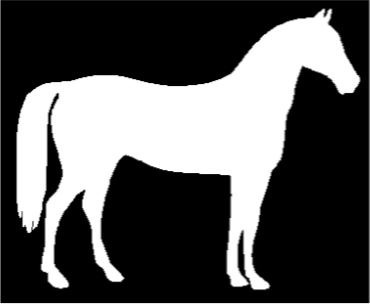
#> input picture Pertemuan 11/hourse.jpg, 370 x 304 px, given in place of kuda.png, which was not available
$ jupyter execute Skeleton.ipynb   (text cells are left out)
#> lines starting #> are read from the running program, lines starting #| are printed output that depends on the picture; after the words box and inside, x2 and y2 are one past the last pixel; in counts of white or black regions, pixels touching at a corner belong together; pictures that were not available may be replaced by others from this repository, and a replacement may not be noted
[cell 1]
import cv2
import numpy as np
from google.colab import files
from google.colab.patches import cv2_imshow
uploaded = files.upload()
#> the answer given: hourse.jpg

[cell 2]
# Read the image as a grayscale image
img = cv2.imread('kuda.png', 0)
#> img is the input picture: shape (304, 370); min 0, max 255, mean 86.3
cv2_imshow(img)

[cell 3]
# Threshold the image
ret,img = cv2.threshold(img, 127, 255, 0)
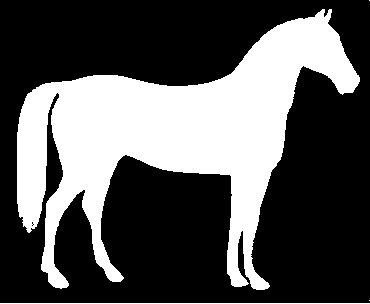
#> img: shape (304, 370); 33.6% white; 4 white regions (2 under 20 px), largest, box (x1, y1, x2, y2) and area: (17, 9, 360, 290) 37390, (0, 303, 370, 304) 370

# Step 1: Create an empty skeleton
size = np.size(img)
#> size = 112480
skel = np.zeros(img.shape, np.uint8)

# Get a Cross Shaped Kernel
element = cv2.getStructuringElement(cv2.MORPH_CROSS, (3,3))

# Repeat steps 2-4
while True:
    #Step 2: Open the image
    open = cv2.morphologyEx(img, cv2.MORPH_OPEN, element)
    #Step 3: Substract open from the original image
    temp = cv2.subtract(img, open)
    #Step 4: Erode the original image and refine the skeleton
    eroded = cv2.erode(img, element)
    skel = cv2.bitwise_or(skel,temp)
    img = eroded.copy()
    # Step 5: If there are no white pixels left ie.. the image has been completely eroded, quit the loop
    if cv2.countNonZero(img)==0:
        break
#> this loop made 53 passes
#> pass 1, `open = cv2.morphologyEx(img, cv2.MORPH_OPEN, element)`:
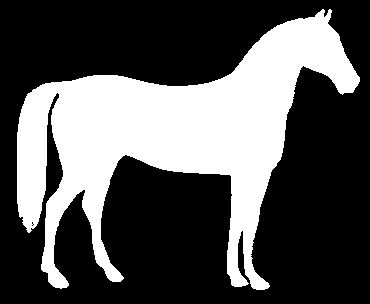
#> open: shape (304, 370); 33.2% white; 1 white region, box (x1, y1, x2, y2) and area: (17, 9, 360, 290) 37380
#> pass 1, `temp = cv2.subtract(img, open)`:
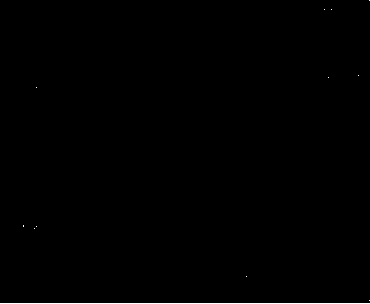
#> temp: shape (304, 370); 0.34% white in thin lines or dots
#> pass 1, `eroded = cv2.erode(img, element)`:
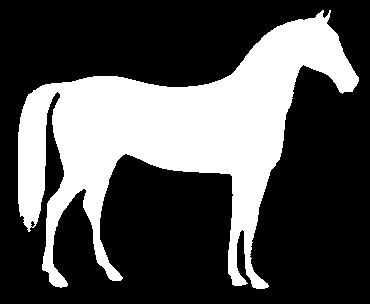
#> eroded: shape (304, 370); 31.6% white; 1 white region, box (x1, y1, x2, y2) and area: (18, 10, 359, 289) 35504
#> after the loop: img: shape (304, 370); every value is 0
#> after the loop:
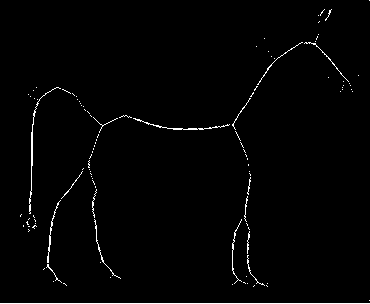
#> skel: shape (304, 370); 1.5% white in thin lines or dots

# Displaying the final skeleton
cv2_imshow(skel)
